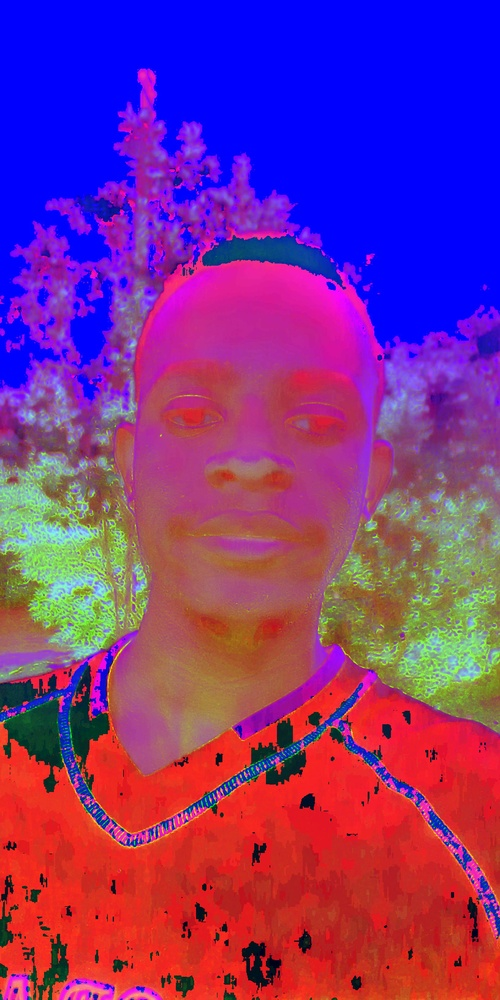
#> input picture hsv.jpg, 500 x 1000 px, shrunk from 1632 x 3264 before the run
$ jupyter execute 'image processing with opencv.ipynb'
#> lines starting #> are read from the running program, lines starting #| are printed output that depends on the picture
[cell 1]
import cv2
from skimage import color,io

[cell 2]
img1=cv2.imread('hsv.jpg')
#> img1 is the input picture: shape (1000, 500, 3); mean B, G, R 136, 49.9, 126.4
img2=cv2.imread('jona.jpg')
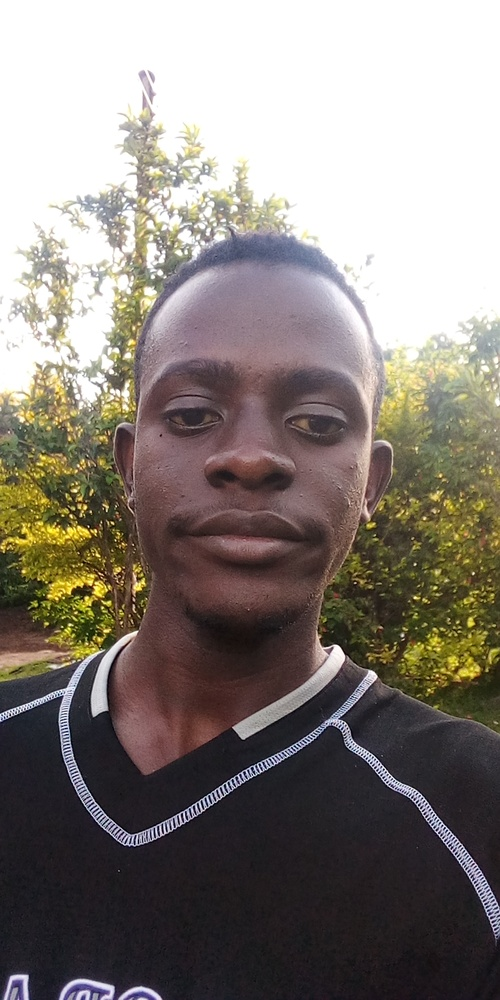
#> input picture jona.jpg, 500 x 1000 px, shrunk from 1632 x 3264 before the run
#> img2 is the input picture: shape (1000, 500, 3); mean B, G, R 121.2, 127.2, 134.6
hsv_image=color.rgb2hsv(img2) #convert to hsv color space
#> hsv_image: shape (1000, 500, 3) float64; mean of channels 0, 1, 2 0.503, 0.195, 0.535

[cell 3]
alpha=0.30
beta=0.70

#blended image
final_image=cv2.addWeighted(img1,alpha,img2,beta,0.0) #calculates the weighted sum of the image arrays
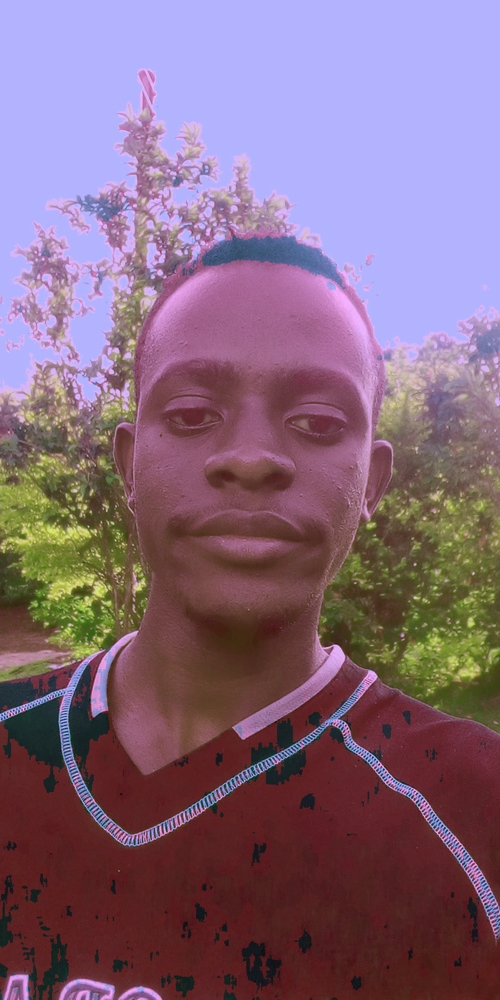
#> final_image: shape (1000, 500, 3); mean B, G, R 125.7, 103.9, 132


cv2.imwrite("jojo.jpg",final_image)

io.imshow(final_image)

[cell 4]
#changing the brightness and contrast of an image

[cell 5]
import numpy as np

image_to_change=cv2.imread('gray.jpg')
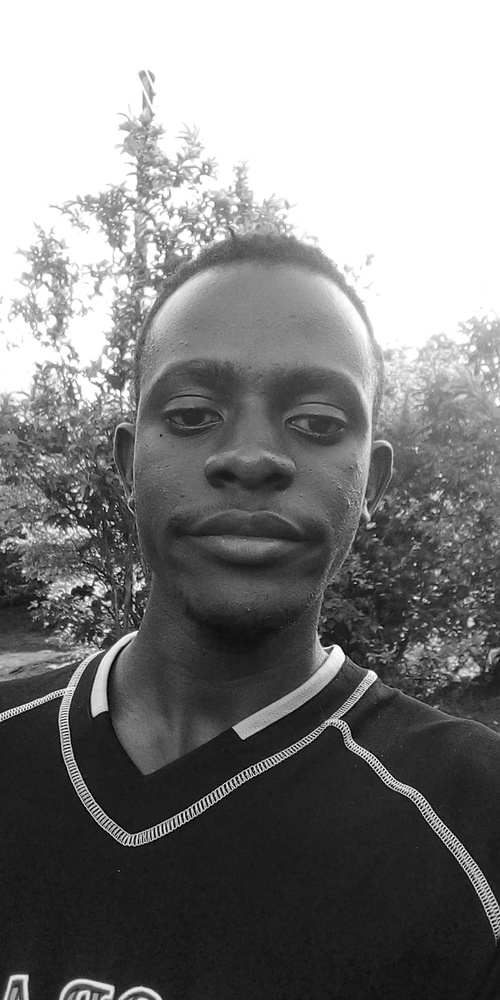
#> input picture gray.jpg, 500 x 1000 px, shrunk from 1632 x 3264 before the run
#> image_to_change is the input picture: shape (1000, 500, 3); min 0, max 255, mean 128.3

# create a dummy image with different contrast and brightness
img=np.zeros(image_to_change.shape,image_to_change.dtype)
